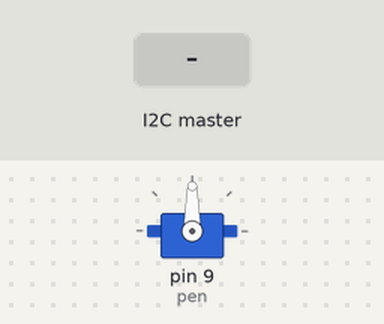
Recording of a sketch running on a simulated Arduino Uno, built with avr-gcc and run on an emulated ATmega328P. Shown: servo. The inputs (shaded band) are chosen by the test bench.

Above: at 1.2 s.
1.3 s: the I2C master sends the byte 1
At 2.3 s:
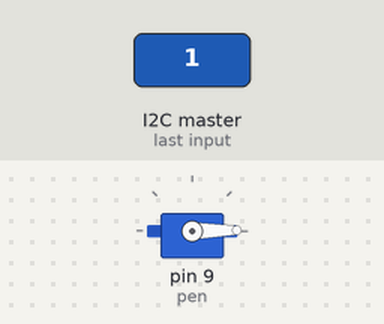
2.8 s: the I2C master sends the byte 200
At 3.1 s:
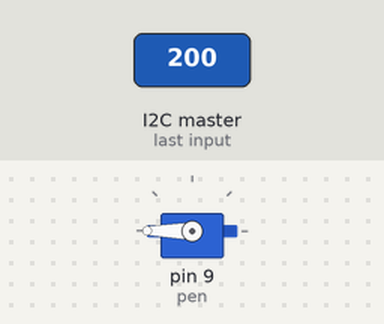
4.3 s: the I2C master sends the byte 90
At 5.7 s:
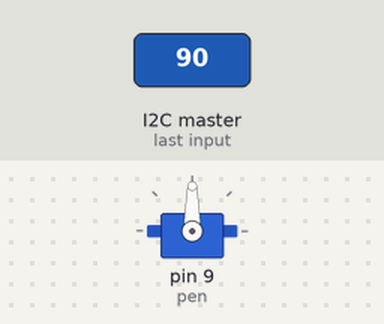
Timing chart, 0 to 7.3 s (numbered marks = the images above; inputs shaded):
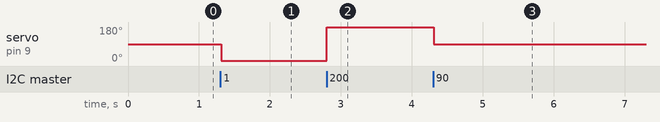

The sketch:

pen.ino
```cpp
#include <Servo.h>
#include <Wire.h>

Servo pen;
volatile int pos = 90;

void setup() {
  Wire.begin(8);                // join i2c bus with address #8
  pen.attach(9);
  // Wire.setClock(100000);
  Wire.onReceive(receiveEvent); // register
  Serial.begin(9600);           // start serial for output
}

void loop() {
  delay(15);
  if (pos > 180) pos = 180;
  if (pos < 0) pos = 0;
  pen.write(pos);
}

//function that executes whenever data is received from master
//this function is registered as an event, see setup()
void receiveEvent(int howMany) {
  pos = Wire.read();    // receive byte as an integer
}
```

Measured:
- after the input at 1.3 s, servo on pin 9 (pen): 90° → 1° at once
- after the input at 2.8 s, servo on pin 9 (pen): 1° → 180° at once
- after the input at 4.3 s, servo on pin 9 (pen): 180° → 90° at once
